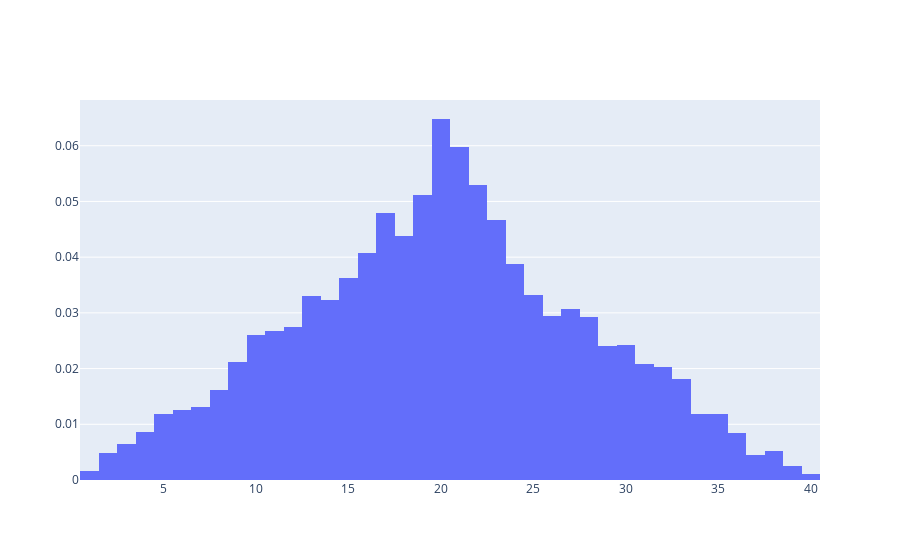

Notebook code cell kept with this figure:
### Markdown cell above
# Simulatating Distribution

### Code cell
yList = randint.rvs(U1+1, U2+1, size=100)
zList = randint.rvs(L1, U1+1, size=100)
xList = []

for yRand in yList:
    for zRand in zList:
        xList.append(randint.rvs(zRand, yRand+1, size=1)[0])

fig = go.Figure(data=[go.Histogram(x=xList,histnorm='probability')])
fig.show()

### Figure 1 — Plotly figure (JSON) as saved in the notebook; plotly's stock layout.template omitted (floating-point values rounded to 4 significant figures; data arrays with more than 128 entries replaced by an {"elided": "..."} marker saying what was removed)
{"data": [{"histnorm": "probability", "type": "histogram", "x": {"elided": "10000 int values"}}], "layout": {}}
